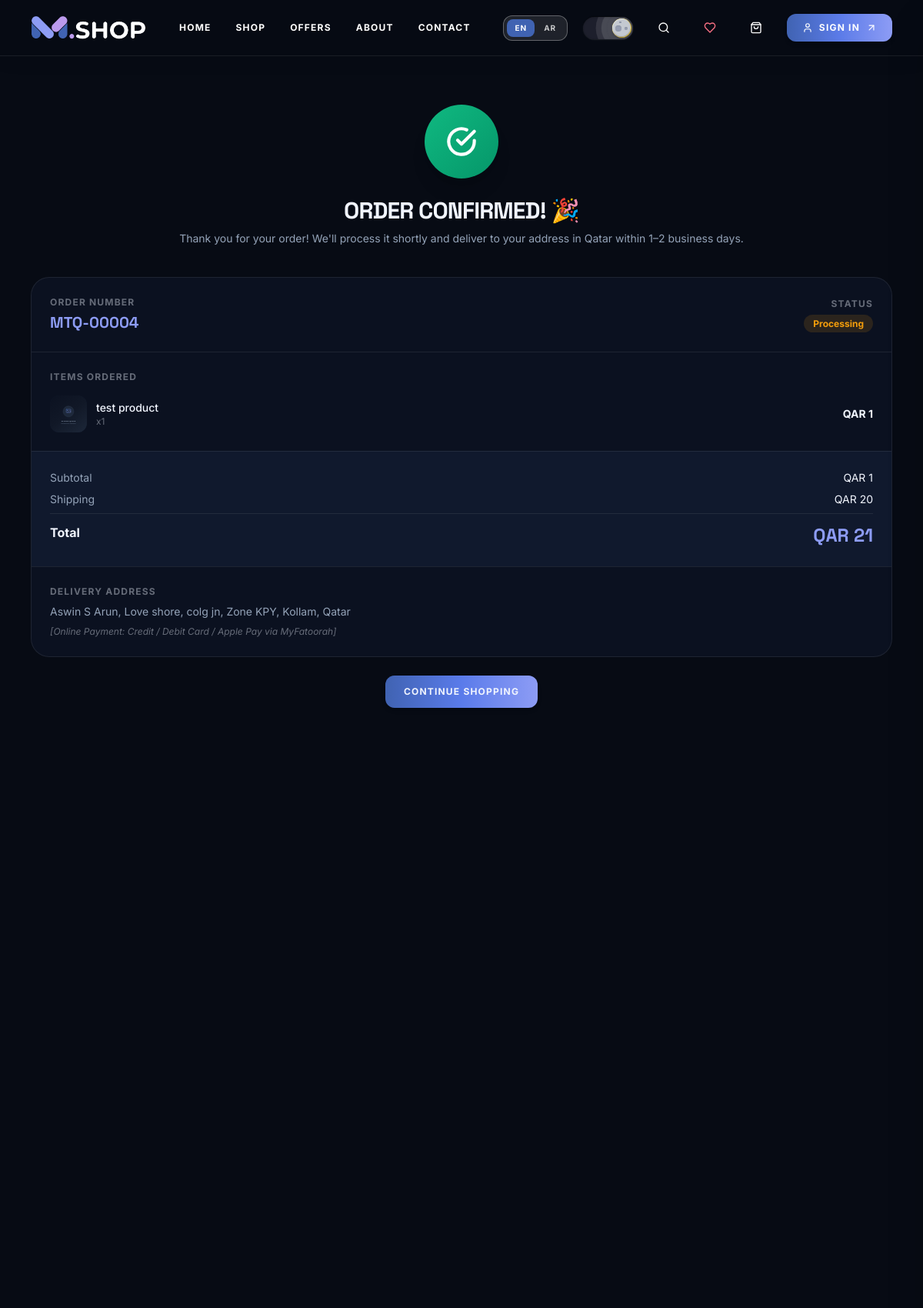
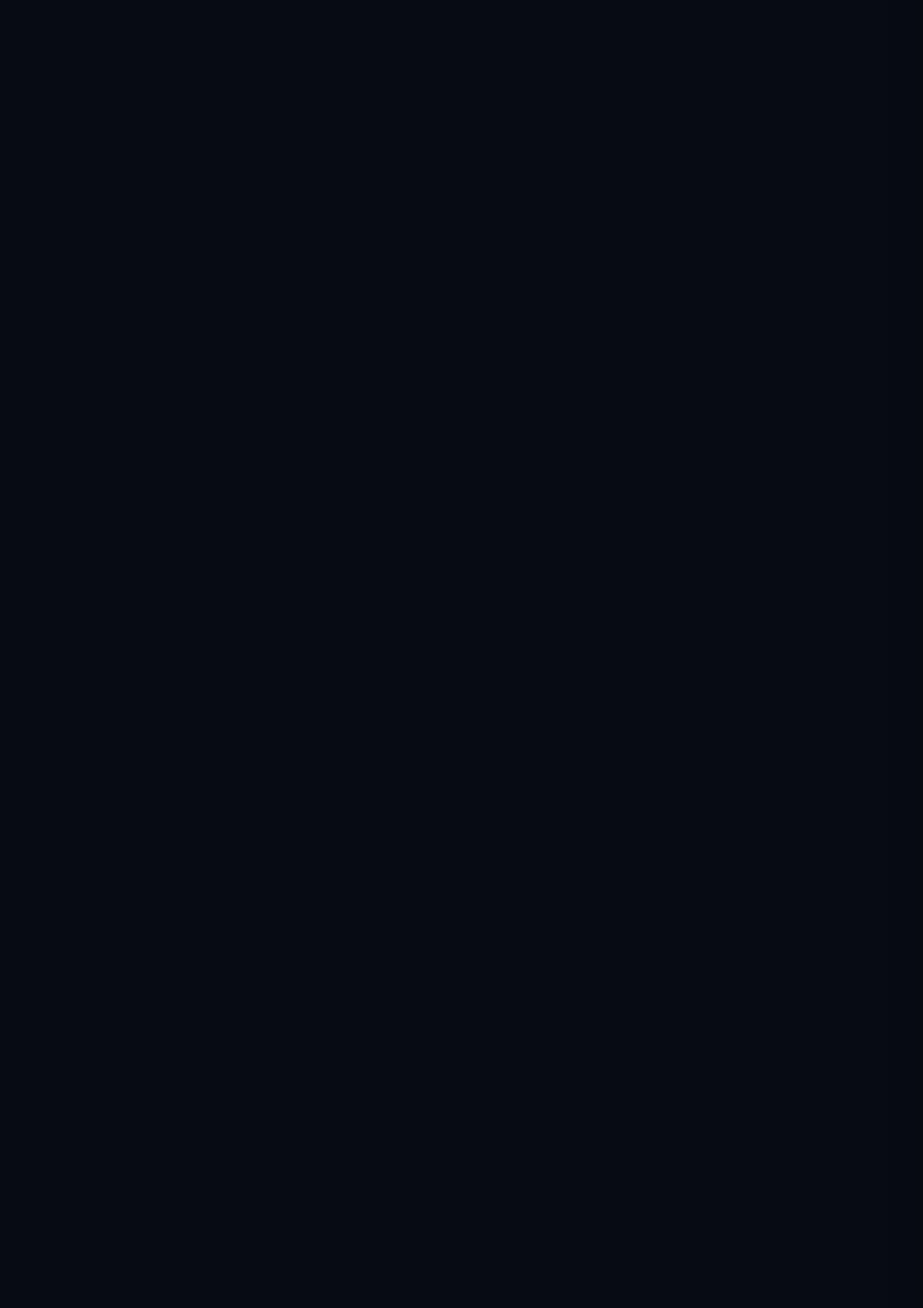
/en/checkout/success/4/ (upper part), run on the app's committed database (2 pictures, top to bottom).
### store/models.py (models this page shows, shortened)
class Order(models.Model):
    STATUS_CHOICES = [
        ('processing', 'Processing'),
        ('confirmed', 'Confirmed'),
        ('shipped', 'Shipped'),
        ('delivered', 'Delivered'),
        ('cancelled', 'Cancelled'),
    ]
    user = models.ForeignKey(User, on_delete=models.SET_NULL, null=True, blank=True, related_name='orders')
    guest_name = models.CharField(max_length=150, blank=True)
    guest_email = models.EmailField(blank=True)
    guest_phone = models.CharField(max_length=30, blank=True)
    PAYMENT_STATUS_CHOICES = [
        ('pending', 'Pending Payment'),
        ('paid', 'Paid'),
        ('failed', 'Payment Failed'),
        ('cancelled', 'Cancelled'),
        ('cod', 'Cash on Delivery'),
    ]
    status = models.CharField(max_length=20, choices=STATUS_CHOICES, default='processing')
    payment_status = models.CharField(max_length=20, choices=PAYMENT_STATUS_CHOICES, default='pending')
    items_json = models.TextField(default='[]')
    subtotal = models.DecimalField(max_digits=10, decimal_places=2)
    shipping = models.DecimalField(max_digits=10, decimal_places=2, default=0)
    total = models.DecimalField(max_digits=10, decimal_places=2)
    address = models.ForeignKey(Address, on_delete=models.SET_NULL, null=True, blank=True)
    delivery_full_name = models.CharField(max_length=150, blank=True)
    delivery_phone = models.CharField(max_length=30, blank=True)
    delivery_building = models.CharField(max_length=100, blank=True)
    delivery_street = models.CharField(max_length=150, blank=True)
    delivery_zone = models.CharField(max_length=100, blank=True)
    delivery_city = models.CharField(max_length=100, blank=True)
    delivery_country = models.CharField(max_length=100, default='Qatar')
    payment_method = models.CharField(max_length=50, default='cash')
    fatoorah_invoice_id = models.CharField(max_length=100, blank=True, help_text='MyFatoorah Invoice ID')
    fatoorah_payment_id = models.CharField(max_length=100, blank=True, help_text='MyFatoorah Payment ID')
    fatoorah_transaction_id = models.CharField(max_length=100, blank=True, help_text='Bank transaction reference')
    fatoorah_gateway_link = models.TextField(blank=True, help_text='Direct hosted invoice payment link')
    payment_response_json = models.TextField(blank=True, default='{}', help_text='Raw verification payload')
    notes = models.TextField(blank=True, help_text='Delivery instructions or special requests')
    tracking_number = models.CharField(max_length=100, blank=True)
    created_at = models.DateTimeField(auto_now_add=True)
    updated_at = models.DateTimeField(auto_now=True)
    class Meta:
        ordering = ['-created_at']
    @property
    def order_number(self):
        return f"MTQ-{self.pk:05d}"
    @property
    def items(self):
        related_items = list(self.order_items.all())
        if related_items:
            return [
                {
                    'slug': oi.product_slug,
                    'name': oi.product_name,
                    'name_ar': oi.product_name_ar,
                    'price': float(oi.unit_price),
                    'quantity': oi.quantity,
                    'image': oi.product_image,
                    'brand': oi.product_brand,
                    'line_total': float(oi.line_total),
                }
                for oi in related_items
            ]
        try:
            return json.loads(self.items_json)
        except Exception:
            return []
    @property
    def delivery_address_display(self):
        parts = [
            self.delivery_full_name,
            self.delivery_building,
            self.delivery_street,
            f"Zone {self.delivery_zone}" if self.delivery_zone else '',
            self.delivery_city,
            self.delivery_country,
        ]
        return ', '.join(p for p in parts if p)

class OrderItem(models.Model):
    order = models.ForeignKey(Order, on_delete=models.CASCADE, related_name='order_items')
    product = models.ForeignKey(Product, on_delete=models.SET_NULL, null=True, blank=True)
    product_slug = models.CharField(max_length=255)
    product_name = models.CharField(max_length=255)
    product_name_ar = models.CharField(max_length=255, blank=True)
    product_brand = models.CharField(max_length=100, blank=True)
    product_image = models.URLField(blank=True, max_length=500)
    unit_price = models.DecimalField(max_digits=10, decimal_places=2)
    original_price = models.DecimalField(max_digits=10, decimal_places=2, null=True, blank=True)
    quantity = models.PositiveIntegerField(default=1)
    class Meta:
        ordering = ['id']
    @property
    def line_total(self):
        if self.unit_price is None:
            return 0
        return self.unit_price * (self.quantity or 1)

### store/views.py (the view)
# urls.py: path('checkout/success/<int:order_pk>/', views.checkout_success, name='checkout_success'),
def checkout_success(request, order_pk):
    locale = _get_locale(request)
    order = get_object_or_404(Order, pk=order_pk)
    if order.user and request.user.is_authenticated and order.user != request.user:
        return redirect(f'/{locale}/')
    return render(request, 'checkout/success.html', {
        'order': order,
        'locale': locale,
        'total': order.total,
        'order_items': order.items,
    })

### store/templatetags/store_tags.py (called while the page is built)
@register.filter(name='split')
def split(value, arg=' '):
    if not value:
        return []
    return [x.strip() for x in str(value).split(arg)]

### store/translations.py (called while the page is built, shortened)
def load_translations():
    global _EN_CACHE, _AR_CACHE
    if _EN_CACHE is not None and _AR_CACHE is not None:
        return _EN_CACHE, _AR_CACHE

def get_translations(locale='en'):
    en, ar = load_translations()
    return ar if locale == 'ar' else en

    def __getattr__(self, name):
        if name in self:
            return self[name]
        if self._fallback and hasattr(self._fallback, name):
            return getattr(self._fallback, name)
        if self._fallback and isinstance(self._fallback, dict) and name in self._fallback:
            return self._fallback[name]
        return ""

    def __getitem__(self, key):
        if key in self:
            return super().__getitem__(key)
        if self._fallback and key in self._fallback:
            return self._fallback[key]
        return ""

### store/views.py (called while the page is built)
def _get_locale(request):
    return 'ar' if request.path.startswith('/ar/') else 'en'

### templates/checkout/success.html (shortened to what this page needs)
{% extends "base.html" %}
{% load static %}
{% block content %}
<div class="pt-[72px] min-h-screen" style="background:var(--bg-base)">
  <div class="container-custom py-16 max-w-2xl">
    <div class="text-center mb-10">
      <div class="w-24 h-24 rounded-full flex items-center justify-center mx-auto mb-6 shadow-xl" style="background:linear-gradient(135deg,#10B981,#059669)">
        <svg xmlns="http://www.w3.org/2000/svg" width="40" height="40" viewBox="0 0 24 24" fill="none" stroke="white" stroke-width="2.5" stroke-linecap="round" stroke-linejoin="round"><path d="M22 11.08V12a10 10 0 1 1-5.93-9.14"/><path d="m9 11 3 3L22 4"/></svg>
      </div>
      <h1 class="text-3xl font-display font-black mb-2" style="color:var(--text-primary)">
        {% if is_rtl %}تم تقديم طلبك! 🎉{% else %}Order Confirmed! 🎉{% endif %}
      </h1>
      <p class="text-sm" style="color:var(--text-secondary)">
        {% if is_rtl %}
          شكراً لطلبك. سنبدأ في معالجته قريباً وسيتم التوصيل إلى عنوانك في قطر خلال 1-2 يوم عمل.
        {% else %}
          Thank you for your order! We'll process it shortly and deliver to your address in Qatar within 1–2 business days.
        {% endif %}
      </p>
    </div>
    {% if order %}
    <div class="rounded-3xl overflow-hidden border mb-6" style="background:var(--bg-surface);border-color:var(--border-color)">
      <div class="flex items-center justify-between p-6 border-b" style="border-color:var(--border-color)">
        <div>
          <p class="text-xs font-bold uppercase tracking-widest mb-1" style="color:var(--text-tertiary)">
            {% if is_rtl %}رقم الطلب{% else %}Order Number{% endif %}
          </p>
          <p class="text-xl font-display font-black" style="color:var(--color-accent)">{{ order.order_number }}</p>
        </div>
        <div class="text-right">
          <p class="text-xs font-bold uppercase tracking-widest mb-1" style="color:var(--text-tertiary)">
            {% if is_rtl %}حالة الطلب{% else %}Status{% endif %}
          </p>
          <span class="px-3 py-1 rounded-full text-xs font-bold" style="background:#F59E0B22;color:#F59E0B">
            {% if is_rtl %}قيد المعالجة{% else %}Processing{% endif %}
          </span>
        </div>
      </div>
      <div class="p-6 space-y-3">
        <p class="text-xs font-bold uppercase tracking-widest mb-4" style="color:var(--text-tertiary)">
          {% if is_rtl %}المنتجات المطلوبة{% else %}Items Ordered{% endif %}
        </p>
        {% for item in order_items %}
        <div class="flex items-center gap-3">
          <div class="w-12 h-12 rounded-xl overflow-hidden flex-shrink-0" style="background:var(--bg-surface-2)">
            <img src="{{ item.image }}" alt="{% if is_rtl and item.name_ar %}{{ item.name_ar }}{% else %}{{ item.name }}{% endif %}"
                 class="w-full h-full object-cover" loading="lazy"
                 onerror="this.src='{% static 'images/placeholder.svg' %}'" />
          </div>
          <div class="flex-1 min-w-0">
            <p class="text-sm font-medium truncate" style="color:var(--text-primary)">
              {% if is_rtl and item.name_ar %}{{ item.name_ar }}{% else %}{{ item.name }}{% endif %}
            </p>
            <p class="text-xs" style="color:var(--text-tertiary)">
              x{{ item.quantity }}
            </p>
          </div>
          <span class="text-sm font-bold flex-shrink-0" style="color:var(--text-primary)">
            {% if is_rtl %}{{ item.price|floatformat:0 }} QAR{% else %}QAR {{ item.price|floatformat:0 }}{% endif %}
          </span>
        </div>
        {% empty %}
        <p class="text-sm" style="color:var(--text-secondary)">—</p>
        {% endfor %}
      </div>
      <div class="p-6 space-y-2 border-t" style="border-color:var(--border-color);background:var(--bg-surface-2)">
        <div class="flex justify-between text-sm">
          <span style="color:var(--text-secondary)">{% if is_rtl %}المجموع الفرعي{% else %}Subtotal{% endif %}</span>
          <span style="color:var(--text-primary)">{% if is_rtl %}{{ order.subtotal|floatformat:0 }} QAR{% else %}QAR {{ order.subtotal|floatformat:0 }}{% endif %}</span>
        </div>
        <div class="flex justify-between text-sm">
          <span style="color:var(--text-secondary)">{% if is_rtl %}الشحن{% else %}Shipping{% endif %}</span>
          <span {% if order.shipping == 0 %}class="text-emerald-500 font-bold"{% else %}style="color:var(--text-primary)"{% endif %}>
            {% if order.shipping == 0 %}{% if is_rtl %}مجاني 🎉{% else %}Free 🎉{% endif %}{% else %}{% if is_rtl %}{{ order.shipping|floatformat:0 }} QAR{% else %}QAR {{ order.shipping|floatformat:0 }}{% endif %}{% endif %}
          </span>
        </div>
        <div class="flex justify-between pt-3 border-t" style="border-color:var(--border-color)">
          <span class="font-bold text-base" style="color:var(--text-primary)">{% if is_rtl %}الإجمالي{% else %}Total{% endif %}</span>
          <span class="text-2xl font-display font-black" style="color:var(--color-accent)">
            {% if is_rtl %}{{ order.total|floatformat:0 }} QAR{% else %}QAR {{ order.total|floatformat:0 }}{% endif %}
          </span>
        </div>
      </div>
      {% if order.delivery_address_display %}
      <div class="p-6 border-t" style="border-color:var(--border-color)">
        <p class="text-xs font-bold uppercase tracking-widest mb-2" style="color:var(--text-tertiary)">
          {% if is_rtl %}عنوان التوصيل{% else %}Delivery Address{% endif %}
        </p>
        <p class="text-sm" style="color:var(--text-secondary)">{{ order.delivery_address_display }}</p>
        {% if order.notes %}
        <p class="text-xs mt-2 italic" style="color:var(--text-tertiary)">{{ order.notes }}</p>
        {% endif %}
      </div>
      {% endif %}
    </div>
    {% endif %}
    <div class="flex flex-col sm:flex-row gap-4 justify-center">
      <a href="/{{ locale }}/" class="btn-primary flex items-center gap-2 justify-center">
        {% if is_rtl %}العودة للمتجر{% else %}Continue Shopping{% endif %}
      </a>
    </div>
  </div>
</div>
{% endblock %}

### static/css/globals.css (style rules this page uses)
*, *::before, *::after { box-sizing: border-box; }
html, body { margin: 0; padding: 0; }
:root, .light { --bg-base: #F5F7FA; --bg-surface: #FFFFFF; --bg-surface-2: #EEF2F8; --bg-surface-3: #DDE4F0; --text-primary: #0D1326; --text-secondary: #4A5568; --text-tertiary: rgba(13, 19, 38, 0.45); --border-color: rgba(13, 19, 38, 0.10); --border-strong: rgba(13, 19, 38, 0.20); --color-navy: #F5F7FA; --color-surface: #FFFFFF; --color-surface-2:#EEF2F8; --color-surface-3:#DDE4F0; --color-primary: #4063B2; --color-accent: #4D63C7; --color-accent-hover: #3551B0; --color-violet: #7B5EA7; --color-sage: #4D63C7; --color-taupe: #4A5568; --color-muted: #4A5568; --color-cyan: #4D63C7; --color-soft-blue:#7B5EA7; --color-white: #0D1326; --scrollbar-track: #E2E8F0; --scrollbar-thumb: #A0AEC0; --scrollbar-hover: #4D63C7; --selection-bg: #4063B2; --selection-text: #ffffff; --font-guminert: 'Space Grotesk', 'Outfit', 'Urbanist', system-ui, sans-serif; --font-condenso: 'Space Grotesk', 'Outfit', sans-serif; --font-tall: 'Space Grotesk', 'Outfit', sans-serif; --font-anton: 'Space Grotesk', 'Outfit', sans-serif; --font-inter: 'Inter', system-ui, -apple-system, sans-serif; --font-outfit: 'Outfit', sans-serif; --ease-fluid: cubic-bezier(0.16, 1, 0.3, 1); }
.dark { --bg-base: #070B14; --bg-surface: #0B1120; --bg-surface-2: #10192D; --bg-surface-3: #16223D; --text-primary: #F1F5FE; --text-secondary: #94A3B8; --text-tertiary: rgba(241, 245, 254, 0.40); --border-color: rgba(255, 255, 255, 0.08); --border-strong: rgba(255, 255, 255, 0.15); --color-navy: #070B14; --color-surface: #0B1120; --color-surface-2:#10192D; --color-surface-3:#16223D; --color-primary: #4063B2; --color-accent: #8D9CF5; --color-accent-hover: #A8B4F8; --color-violet: #BB9AED; --color-sage: #8D9CF5; --color-taupe: #94A3B8; --color-muted: #94A3B8; --color-cyan: #8D9CF5; --color-soft-blue:#BB9AED; --color-white: #F1F5FE; --scrollbar-track: #070B14; --scrollbar-thumb: #16223D; --scrollbar-hover: #8D9CF5; --selection-bg: #4063B2; --selection-text: #ffffff; }

### templates/base.html (style rules this page uses)
.container-custom, .container-wide { width: 100% !important; max-width: 1440px !important; margin-left: auto !important; margin-right: auto !important; padding-left: 1rem !important; padding-right: 1rem !important; }
@media (min-width: 640px) { .container-custom, .container-wide { padding-left: 1.5rem !important; padding-right: 1.5rem !important; } }
@media (min-width: 768px) { .container-custom, .container-wide { padding-left: 2rem !important; padding-right: 2rem !important; } }
@media (min-width: 1024px) { .container-custom, .container-wide { padding-left: 2.5rem !important; padding-right: 2.5rem !important; } }

### data on the page
Order: order_number "MTQ-00004", subtotal "1", shipping "20", total "21", delivery_address_display "Aswin S Arun, Love shore, colg jn, Zone KPY, Kollam, Qatar", notes "[Online Payment: Credit / Debit Card / Apple Pay via MyFatoorah]"
OrderItem: image (placeholder picture), name "test product"

### other printed values
{{ label }} "HOME" "SHOP" "OFFERS" "ABOUT" "CONTACT"
{{ loc|upper }} "EN" "AR"
{{ t.nav.login }} "SIGN IN"
{{ item.quantity }} "1"
{{ item.price|floatformat:0 }} "1"
